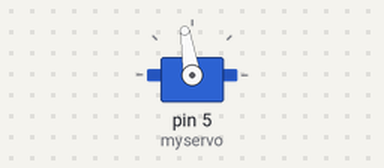
This sketch was run on a simulated Arduino Uno, built with avr-gcc and run on an emulated ATmega328P. Shown: servo.

Above: at 0.05 s.
Timing chart, 0 to 4.6 s (numbered marks = the images above):
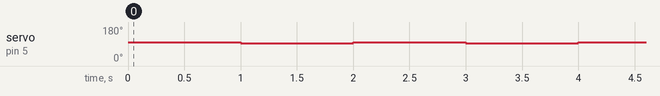

Measured:
- by itself, servo on pin 5 (myservo): alternates 99° for 1.0 s and 93° for 1.0 s

The sketch:

ServoTest.ino
```cpp
#include <Servo.h>

Servo myservo;

void setup() {
  // put your setup code here, to run once:
 myservo.attach(5);
}

void loop() {
  // put your main code here, to run repeatedly:
  myservo.writeMicroseconds(1565);
  delay(1000);
  myservo.writeMicroseconds(1500);
  delay(1000);
}
```
